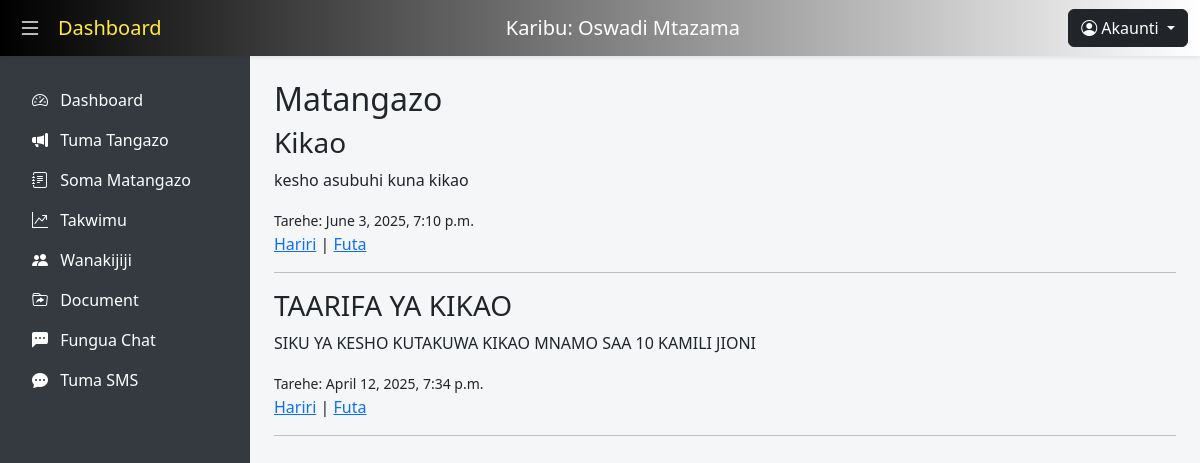
Page /kusoma/ (signed in) on the earlier database version.
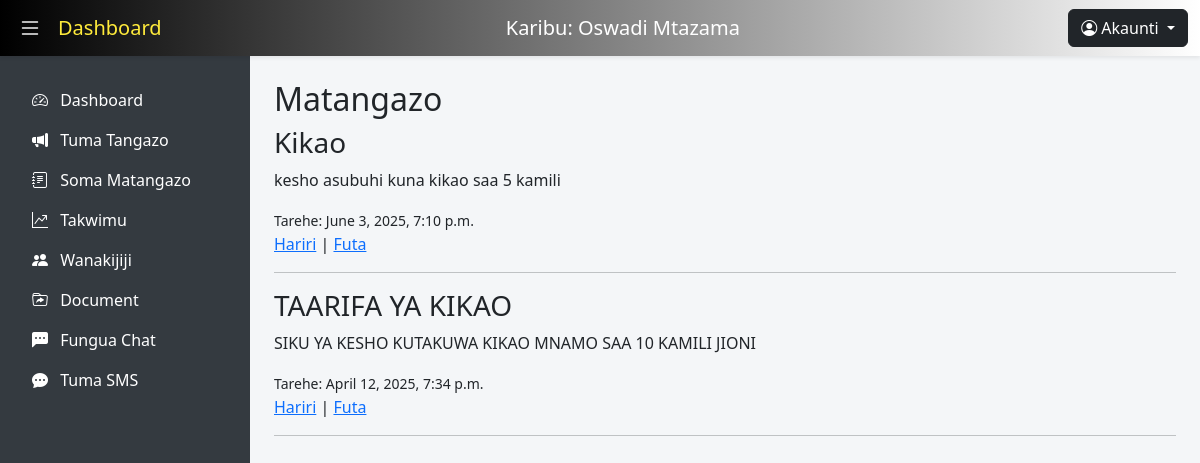
Same page on the later database version.
### users/models.py (models this page shows, shortened)
class Announcement(models.Model):
    title = models.CharField(max_length=100)
    content = models.TextField()
    image = models.ImageField(upload_to='announcements/images/', blank=True, null=True)
    file = models.FileField(upload_to='announcements/files/', blank=True, null=True)
    created_at = models.DateTimeField(auto_now_add=True)
    posted_by = models.ForeignKey(settings.AUTH_USER_MODEL, on_delete=models.CASCADE)

### users/views.py (the view)
# urls.py: path('kusoma/', views.kusoma, name='kusoma'),
@login_required
def kusoma(request):
    announcements = Announcement.objects.all().order_by('-created_at')
    if request.user.role == 'kiongozi':
        template_name = 'kiongozi/kusoma.html'
    else:
        template_name = 'mwananchi/kusoma.html'
    return render(request, template_name, {'announcements': announcements})

### users/templates/kiongozi/kusoma.html
{% extends "kiongozi/base.html" %}
{% block content %}
<h2>Matangazo</h2>
{% for ann in announcements %}
    <div>
        <h3>{{ ann.title }}</h3>
        <p>{{ ann.content }}</p>
        <small>Tarehe: {{ ann.created_at }}</small>
        <div>
            <a href="{% url 'edit_announcement' ann.id %}">Hariri</a> |
            <a href="{% url 'delete_announcement' ann.id %}">Futa</a>
        </div>
    </div>
    <hr>
{% empty %}
    <p>Hakuna matangazo kwa sasa.</p>
{% endfor %}
{% endblock %}

Differences in the rows shown:
changed Announcement "Kikao": content "kesho asubuhi kuna kikao" → "kesho asubuhi kuna kikao saa 5 kamili"
